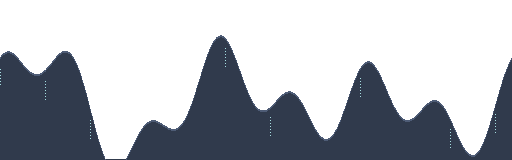
#> input picture Sources/PixelEarth/Resources/mountains0.png, 512 x 160 px, given in place of tiles.png, which was not available
$ python import_nael.py
#> lines starting #> are read from the running program, lines starting #| are printed output that depends on the picture
#!/usr/bin/env python3
"""Nael bundle (Tools/source_art/nael): the planet's own people, sky, horizon and ground.

Usage: import_nael.py [OUT_DIR]     Runs last from import_assets.py. Needs Pillow.
- Sprites already match the game sizes, so they are copied as is.
- The ground keeps the autotile shapes in tiles.png and takes the colours of surface_tiles.png:
  violet soil, teal moss, bone-white trunks, teal leaves. A PNG text mark keeps it from being applied twice.
"""
import os, shutil, sys
from PIL import Image, PngImagePlugin

HERE = os.path.dirname(os.path.abspath(__file__))
SRC = os.path.join(HERE, 'source_art', 'nael')
OUT = os.path.join(HERE, '..', 'Sources', 'PixelEarth', 'Resources')
T = 16

# source name -> game name
FILES = {'stars.png': 'stars.png', 'slimes.png': 'slimes.png', 'bat.png': 'bat.png',
         'horizon_distant.png': 'mountains0.png', 'horizon_near.png': 'mountains1.png',
         'player.png': 'player.png', 'arm.png': 'arm.png', 'zombie.png': 'zombie.png', 'grandma.png': 'grandma.png',
         **{f'lord{f}.png': f'lord{f}.png' for f in range(5, 10)}}

def hexc(h): return tuple(int(h[i:i + 2], 16) for i in (1, 3, 5))
# dark -> light, taken from surface_tiles.png
SOIL = [hexc(c) for c in ('#160d1c', '#26182e', '#372440', '#4a3352')]
MOSS = [hexc(c) for c in ('#145a50', '#28b4a0', '#50f0d7', '#b4fff0')]
TRUNK = [hexc(c) for c in ('#6e6a64', '#b4afa5', '#e1ded7', '#f5f3ee')]
LEAF = [hexc(c) for c in ('#10404a', '#1e6e7d', '#2da5b4', '#64ebd7')]
DIRT, GRASS, WOOD, LEAVES, PINE, SNOWLEAF = 1, 2, 4, 5, 27, 28

def lum(p): return 0.299 * p[0] + 0.587 * p[1] + 0.114 * p[2]
def greenish(p): return p[1] > p[0] + 12 and p[1] > p[2]

def recolor_row(img, row, ramp_for):
    """Map each pixel of one tile row onto a 4-step ramp by its brightness rank within the row."""
    box = (0, row * T, img.width, row * T + T)
    band = img.crop(box); px = band.load()
    ls = sorted(lum(px[x, y]) for y in range(T) for x in range(band.width) if px[x, y][3] > 0)
    if not ls: return
    q = [ls[int(len(ls) * k / 4)] for k in (1, 2, 3)]          # quartile cuts, so every step is used
    for y in range(T):
        for x in range(band.width):
            p = px[x, y]
            if p[3] == 0: continue
            ramp = ramp_for(p)
            step = sum(lum(p) > c for c in q)
            px[x, y] = ramp[step] + (p[3],)
    img.paste(band, box)

def ground(path):
    img = Image.open(path)
    if img.info.get('nael') == '1': print('nael: ground already recoloured'); return
    img = img.convert('RGBA')
    recolor_row(img, DIRT, lambda p: SOIL)
    recolor_row(img, GRASS, lambda p: MOSS if greenish(p) else SOIL)
    for r in (WOOD, PINE): recolor_row(img, r, lambda p: TRUNK)
    for r in (LEAVES, SNOWLEAF): recolor_row(img, r, lambda p: LEAF)
    meta = PngImagePlugin.PngInfo(); meta.add_text('nael', '1')
    img.save(path, pnginfo=meta)
    print('nael: ground recoloured')

def main():
    for src, dst in FILES.items():
        shutil.copyfile(os.path.join(SRC, src), os.path.join(OUT, dst))
        print('nael:', src, '->', dst)
    ground(os.path.join(OUT, 'tiles.png'))
#> in ground, img is the input picture: PIL image 512x160 RGBA; mean R, G, B, A 18.3, 22.2, 29, 95.2
#> in recolor_row, `band = img.crop(box)`: band: PIL image 512x16 RGBA; every value is 0
#> in recolor_row, `ls = sorted(lum(px[x, y]) for y in range(T) for x in range(band.width)..`: ls = []
#> call 2 of recolor_row, with row = 2
#> in recolor_row (call 2), `band = img.crop(box)`:
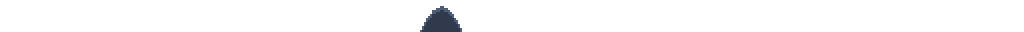
#> band: PIL image 512x16 RGBA (shown 2 times larger); mean R, G, B, A 1.2, 1.4, 1.9, 5.5; transparent parts drawn white
#> in recolor_row (call 2), `ls = sorted(lum(px[x, y]) for y in range(T) for x in range(band.width)..`: ls = 178 values from 57.06 to 90.78
#> in recolor_row (call 2), `q = [ls[int(len(ls) * k / 4)] for k in (1, 2, 3)]`: q = [57.06, 57.06, 57.06]
#> in recolor_row (call 2), `img.paste(band, box)`:
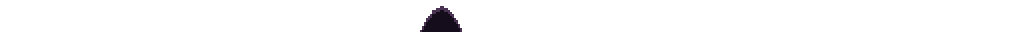
#> band: PIL image 512x16 RGBA (shown 2 times larger); mean R, G, B, A 0.7, 0.5, 0.9, 5.5; transparent parts drawn white
#> the loop in ground, `for r in (WOOD, PINE): recolor_row(img, r, lambda p: TRUNK)` made 2 passes
#> pass 1, in recolor_row (call 3), `band = img.crop(box)`:
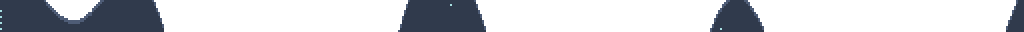
#> band: PIL image 512x16 RGBA (shown 2 times larger); mean R, G, B, A 13.2, 16, 20.8, 67.1; transparent parts drawn white
#> after the loop in ground, `for r in (WOOD, PINE): recolor_row(img, r, lambda p: TRUNK)`:
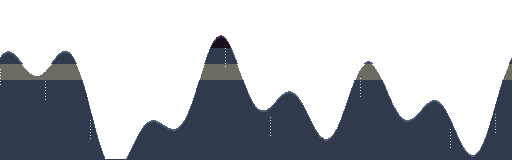
#> img: PIL image 512x160 RGBA; mean R, G, B, A 20.1, 23.5, 29.7, 95.2; transparent parts drawn white
#> the loop in ground, `for r in (LEAVES, SNOWLEAF): recolor_row(img, r, lambda p: LEAF)` made 2 passes
#> pass 1, in recolor_row (call 5), `band = img.crop(box)`:
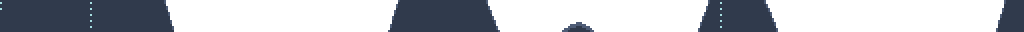
#> band: PIL image 512x16 RGBA (shown 2 times larger); mean R, G, B, A 17.8, 21.5, 28.1, 91.8; transparent parts drawn white
#> after the loop in ground, `for r in (LEAVES, SNOWLEAF): recolor_row(img, r, lambda p: LEAF)`:
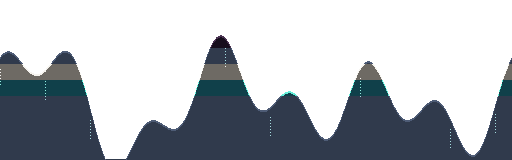
#> img: PIL image 512x160 RGBA; mean R, G, B, A 19, 23.9, 29.7, 95.2; transparent parts drawn white
    # the app icon is made from icon_art.png by make_icon.py
    shutil.copyfile(os.path.join(SRC, 'app_icon.png'), os.path.join(HERE, 'icon_art.png'))

if __name__ == '__main__':
    if len(sys.argv) > 1: OUT = sys.argv[1]
    main()
